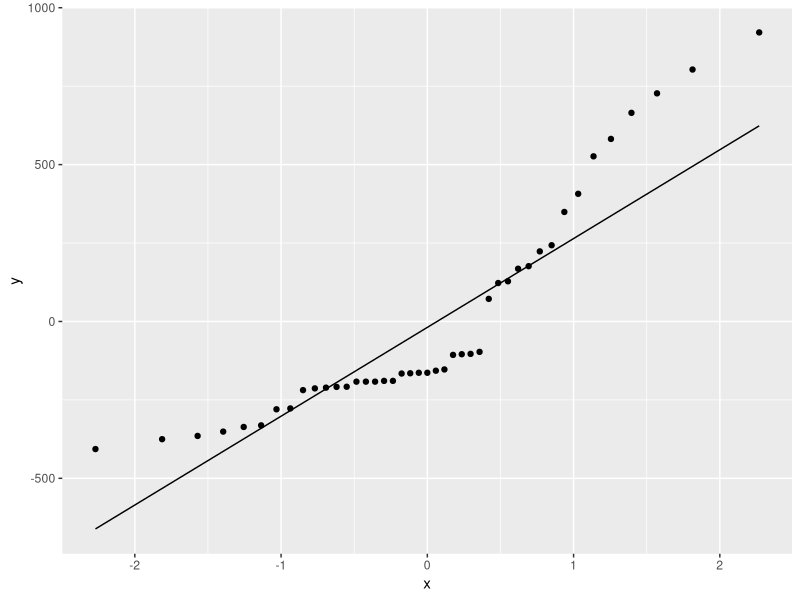
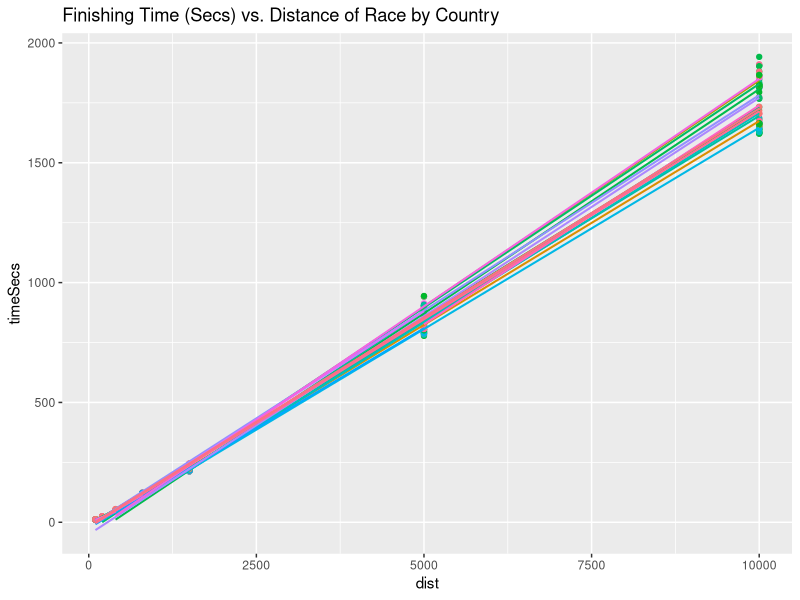
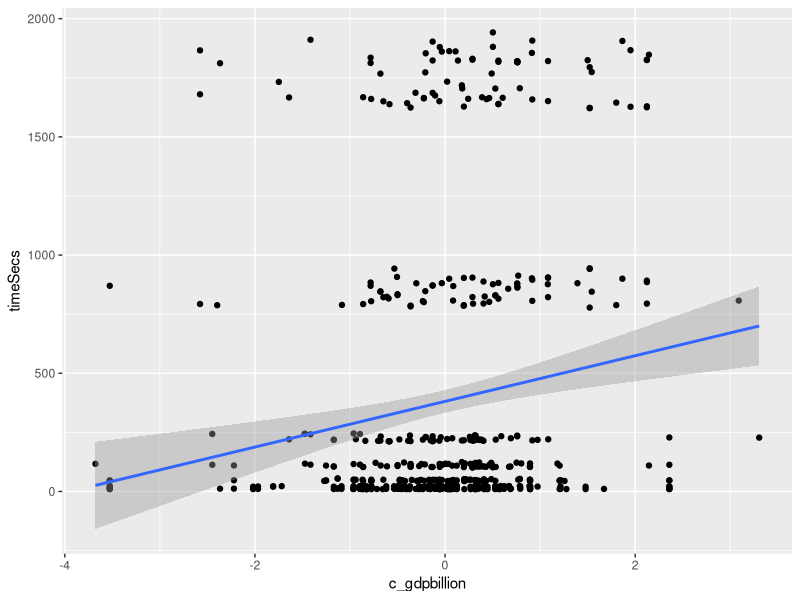

R code for these plots, in order: (Note: this script raises an error after producing the figures.)
## ---- chunk 1
library(nlme)
library(lme4)
library(tidyverse)
library(ggplot2)
## ---- chunk 2
track <- read.csv("track_dist.csv")
## ---- chunk 3
mod1 <- lme(data = track, fixed = timeSecs ~ 1, random = ~1|country2)
mod1
## ---- chunk 4
print(VarCorr(mod1), comp=c("Variance", "Std.Dev."), digits = 2)
## ---- chunk 5
ggplot(ranef(mod1),aes(sample = ranef(mod1)[,1]) ) + stat_qq() + stat_qq_line()
## ---- chunk 6
mod2 <- lme(data = track, fixed = timeSecs ~ dist, random = ~1|country2)
mod2
## ---- chunk 7
print(VarCorr(mod2), comp=c("Variance", "Std.Dev."), digits = 2)
## ---- chunk 8
ggplot(data = track, aes(y = timeSecs, x = dist, col = country2)) + geom_point(show.legend = F) + geom_smooth(method="lm", show.legend = F, se = F, size = .7) + ggtitle("Finishing Time (Secs) vs. Distance of Race by Country")
## ---- chunk 9
mod3 <- lme(data = track, fixed = timeSecs ~ dist, random = ~ dist|country2)
mod3
## ---- chunk 10
print(VarCorr(mod3), comp=c("Variance", "Std.Dev."), digits = 2)
## ---- chunk 11
anova(mod2,mod3)
## ---- chunk 12
track <- track %>% select(timeSecs, timeMins, name, event, country2, country, medal, city, sex,                               medal, year, dist, age, height, weight, gdp, pop) %>% 
                   mutate(
                      year1896 = year - 1896,
                      dist100 = dist - 100,
                      logpop = log(pop),
                      c_age = scale(age)[,1],
                      c_height = scale(height)[,1],
                      c_weight = scale(weight)[,1],
                      c_gdp = scale(gdp)[,1],
                      c_pop = scale(pop)[,1],
                      c_logpop = scale(logpop)[,1],
                      gdpbillion = gdp/1000000000,
                      c_gdpbillion = scale(gdpbillion)[,1],
                      BMI = weight / (height/100)^2,
                      c_BMI = scale(BMI)[,1],
                      gdp_pop = gdp/pop,
                      c_gdp_pop = scale(gdp_pop)[,1]
               )
## ---- chunk 13
mod4 <- lme(data = track, 
            fixed = timeSecs ~ dist100 + c_height + c_weight + c_height*dist100 + c_weight*dist100 +
                               year1896 + c_age + c_age*year1896 + c_age*dist100 + sex + sex*dist100                                + c_logpop + c_gdp,
            random = ~ dist100|country2)
summary(mod4)
## ---- chunk 14
mod5 <- lme(data = track, 
            fixed = timeSecs ~ dist100 + c_BMI + c_BMI*dist100 +
                               year1896 + c_age + c_age*year1896 + c_age*dist100 + sex + 
                               sex*dist100 + c_gdp_pop,
            random = ~ dist100|country2)
summary(mod5)
## ---- chunk 15
mod6 <- lme(data = track, 
            fixed = timeSecs ~ dist100 + c_BMI + c_BMI*dist100 +
                               year1896 + sex + 
                               sex*dist100 + c_gdp_pop,
            random = ~ dist100|country2)
summary(mod6)
## ---- chunk 16
mod7 <- lme(data = track, 
            fixed = timeSecs ~ dist100 + c_BMI + c_BMI*dist100 +
                               year1896 + sex + 
                               sex*dist100 + c_gdp,
            random = ~ dist100|country2)
summary(mod7)
## ---- chunk 17
mod8 <- lme(data = track, 
            fixed = timeSecs ~ dist100 + c_BMI + c_BMI*dist100 +
                               year1896 + sex + 
                               sex*dist100 + c_gdpbillion,
            random = ~ dist100|country2)
summary(mod8)
## ---- chunk 18
lmer(data = track, timeSecs ~ dist100 + c_BMI + c_BMI*dist100 + year1896 + sex + sex*dist100 + c_gdpbillion + (dist100|country2))
## ---- chunk 19
 ggplot(data = track, aes(x=c_gdpbillion, y=timeSecs)) + geom_point() + stat_smooth(method = "lm")
## ---- chunk 20
 ggplot(data = track, aes(x=c_gdpbillion, y=timeSecs)) + geom_point() + stat_smooth(method = "lm") + facet_wrap(aes(dist100), scales = "free")
## ---- chunk 21
mod9 <- lme(data = track, 
            fixed = timeSecs ~ dist100 + c_BMI + c_BMI*dist100 +
                               year1896 + sex + 
                               sex*dist100 + c_gdpbillion + c_gdpbillion*dist100,
            random = ~ dist100|country2)
summary(mod9)
## ---- chunk 22
track$logdist <- log(track$dist)
track$logdist100 <- track$logdist - log(100)

track$logtimeSecs <- log(track$timeSecs)
## ---- chunk 23
lmer(data = track, timeSecs ~ logdist + c_BMI + c_BMI*logdist + year1896 + sex + sex*logdist + c_gdpbillion + c_gdpbillion*logdist+ (logdist|country2))
## ---- chunk 24
mod10 <- lme(data = track, 
            fixed = timeSecs ~ logdist100 + c_BMI + c_BMI*logdist100 +
                               year1896 + sex + 
                               sex*logdist100 + c_gdpbillion + c_gdpbillion*logdist100,
            random = ~ logdist100|country2)
summary(mod10)
## ---- chunk 25
AIC(mod8);AIC(mod10)
## ---- chunk 26
mod11 <- lme(data = track, 
            fixed = logtimeSecs ~ logdist100 + c_BMI + c_BMI*logdist100 +
                               year1896 + sex + 
                               sex*logdist100 + c_gdpbillion + c_gdpbillion*logdist100,
            random = ~ logdist100|country2)
summary(mod11)
